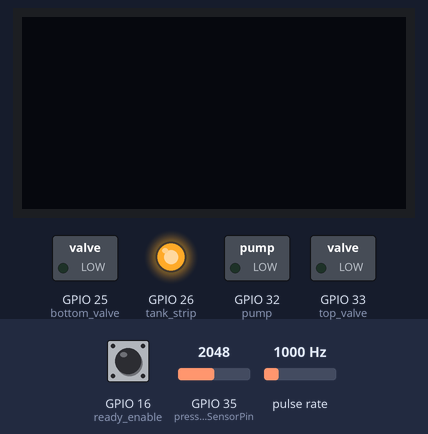
Recording of a sketch running on a simulated ESP32. Shown: 128×64 one-colour display, switched loads named in the sketch (green lamp = pin HIGH), output pins drawn as LEDs (lit = HIGH). Wiring (inferred from the names in the program): pulse sensor: data GPIO 34. The inputs (shaded band) are chosen by the test bench; at power-on: GPIO 16 (ready_enable) HIGH, GPIO 35 (pressureSensorPin) = 2048, pulse rate 1000 Hz (analog values on the 0–4095 scale). WiFi joins after 1.5 s; servers stay silent unless stated; no MQTT or app messages arrive unless stated; what the sketch prints to the serial monitor is not drawn.

Above: at 0.8 s.
0.9 s: GPIO 16 (ready_enable) pulled LOW for 3.2 s
At 4.1 s:
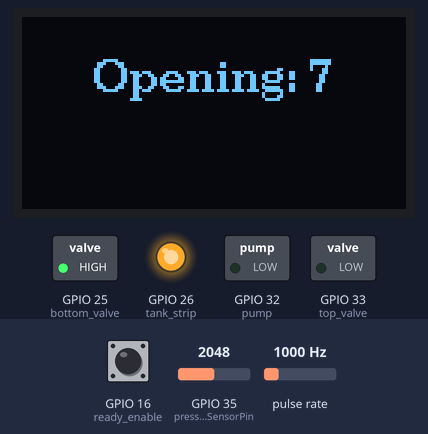
At 12.9 s:
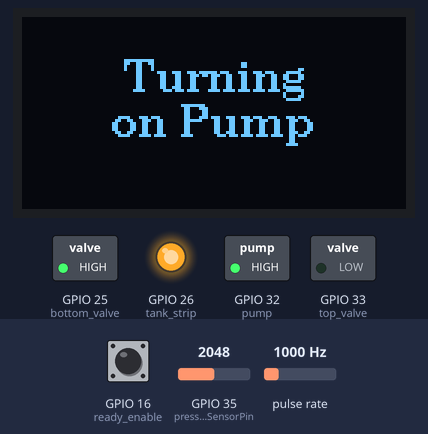
Timing chart, 0 to 28.9 s (numbered marks = the images above; inputs shaded):
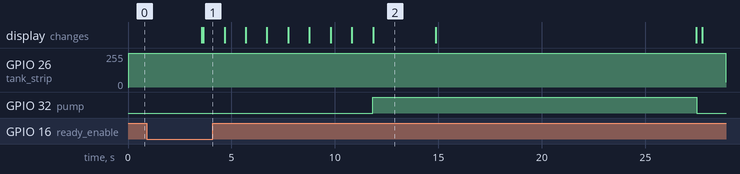

Measured:
- after the input at 0.9 s, GPIO 25 (bottom_valve): LOW → HIGH after 2.7 s; GPIO 26 (tank_strip): 255/255 → 41/255 after 28.0 s; GPIO 32 (pump): LOW → HIGH after 10.9 s, → LOW 15.7 s later; the display: first changes after 2.7 s (image 1 shows a later state)

The sketch:

mqtt_connect.ino
```cpp
#include <WiFi.h>
#include <PubSubClient.h>
#include <Wire.h>
#include <U8g2lib.h>

// =====================================================
// MQTT BROKER SETTINGS
// =====================================================
const char *mqtt_broker   = "192.168.4.2";
const char *mqtt_username = "master";
const char *mqtt_password = "masterpass";
const int   mqtt_port     = 1883;

// =====================================================
// MQTT TOPICS
// =====================================================
const char *pressure_topic   = "esp32/pressure";
const char *flow_topic       = "esp32/flow";       // Fixed: was a duplicate of pump_topic
const char *pump_topic       = "esp32/pump";
const char *topVal_topic     = "esp32/top_valve";
const char *bottomVal_topic  = "esp32/bottom_valve";
const char *ready_topic      = "system_ready";
const char *status_topic     = "system_status";
const char *override_topic   = "override_status";  // Renamed from topic_8

// =====================================================
// PIN DEFINITIONS
// =====================================================
// Outputs
const int pump         = 32;
const int top_valve    = 33;
const int bottom_valve = 25;
const int tank_strip   = 26;

// Enable switches (physical overrides)
const int pump_enable   = 19;
const int top_enable    = 18;
const int bottom_enable = 17;
const int ready_enable  = 16;

// Sensors
const int pressureSensorPin = 35;
const int flowSensorPin     = 34;

// =====================================================
// OLED DISPLAY
// =====================================================
U8G2_SSD1306_128X64_NONAME_F_HW_I2C u8g2(U8G2_R2, U8X8_PIN_NONE);

// =====================================================
// PWM CONFIG
// =====================================================
const int pwmFreq       = 5000;
const int pwmResolution = 8;    // duty cycle 0–255

// WiFi Settings
const char *ssid = "Plymouth";         // Same network as MQTT broker
const char *password = "rwee2763";
// =====================================================
// MQTT / WIFI CLIENTS
// =====================================================
WiFiClient espClient;
PubSubClient client(espClient);

// =====================================================
// FLOW SENSOR STATE
// =====================================================
volatile int pulseCount   = 0;
float flowRate            = 0;
unsigned long lastFlowUpdate = 0;

// =====================================================
// THRESHOLD STATE
// =====================================================
float current_pressure_threshold = 0;
float current_flow_threshold     = 0;
float pressure_sd                = 0;
float flow_sd                    = 0;

// =====================================================
// SYSTEM STATE & SAVED THRESHOLDS
// =====================================================
bool is_system_ready = true; // Flag to enable/disable anomaly checks
float saved_pressure_threshold = 0;
float saved_flow_threshold     = 0;
float saved_pressure_sd        = 0;
float saved_flow_sd            = 0;

// =====================================================
// LOOP TIMING
// =====================================================
unsigned long lastPressureRead    = 0;
const unsigned long pressureInterval = 500;   // ms

float current_pressure = 0;
float current_flow     = 0;


// =====================================================
// ENABLE SWITCH HELPERS
// =====================================================
bool isPumpEnableOn()   { return digitalRead(pump_enable)   == HIGH; }
bool isTopEnableOn()    { return digitalRead(top_enable)    == HIGH; }
bool isBottomEnableOn() { return digitalRead(bottom_enable) == HIGH; }
bool isReadyEnableOn()  { return digitalRead(ready_enable)  == HIGH; }


// =====================================================
// ACTUATOR HELPERS
// =====================================================
void TurnOnPump() {
    if (digitalRead(top_valve) == LOW && digitalRead(bottom_valve) == LOW) {
        displayStatus("Cannot turn", "on Pump");    // Protect pump from running dry
    } else {
        digitalWrite(pump, HIGH);
        client.publish(pump_topic, "ON");
    }
}

void TurnOffPump() {
    digitalWrite(pump, LOW);
    client.publish(pump_topic, "OFF");
}

void OpenTopValve() {
    digitalWrite(top_valve, HIGH);
    client.publish(topVal_topic, "OPEN");
}

void CloseTopValve() {
    digitalWrite(top_valve, LOW);
    client.publish(topVal_topic, "CLOSE");
}

void OpenBottomValve() {
    digitalWrite(bottom_valve, HIGH);
    client.publish(bottomVal_topic, "OPEN");
}

void CloseBottomValve() {
    digitalWrite(bottom_valve, LOW);
    client.publish(bottomVal_topic, "CLOSE");
}

void TurnOnTankStrip()  { ledcWrite(tank_strip, 255); }
void TurnOffTankStrip() { ledcWrite(tank_strip, 0);   }

void fadeTankStripOnce() {
    for (int duty = 0; duty <= 255; duty++) { ledcWrite(tank_strip, duty); delay(3); }
    for (int duty = 255; duty >= 0; duty--) { ledcWrite(tank_strip, duty); delay(3); }
}


// =====================================================
// SENSOR HELPERS
// =====================================================
void IRAM_ATTR countPulse() {
    pulseCount++;
}

// Returns pressure in PSI from the sensor voltage
// Sensor: 0.5V = 0 PSI, 4.5V = 150 PSI
float getPressure() {
    analogReadResolution(12);
    int raw     = analogRead(pressureSensorPin);
    float volts = (raw / 4095.0) * 3.3;
    float psi   = (volts - 0.5) / 4.0 * 150.0;
    return max(psi, 0.0f);   // clamp negatives from noise
}

float getFlow() {
    return flowRate;
}

// Call frequently in loop; updates flowRate once per second
void updateFlow() {
    unsigned long now     = millis();
    unsigned long elapsed = now - lastFlowUpdate;

    if (elapsed >= 1000) {
        noInterrupts();
        int count  = pulseCount;
        pulseCount = 0;
        interrupts();

        float frequency = (count * 1000.0) / elapsed;  // pulses/sec
        flowRate        = frequency / 7.5;              // L/min
        lastFlowUpdate  = now;
    }
}


// =====================================================
// DISPLAY HELPERS
// =====================================================
void drawCenteredText(const char* text, int y) {
    int w = u8g2.getStrWidth(text);
    int x = (128 - w) / 2;
    u8g2.drawStr(x, y, text);
}

void displayStatus(const char* line1, const char* line2) {
    u8g2.clearBuffer();
    u8g2.setFont(u8g2_font_ncenB10_tr);
    drawCenteredText(line1, 25);
    drawCenteredText(line2, 40);
    u8g2.sendBuffer();
}

void displayPressureAndFlow(float psi, float flow, float Pthreshold, float Fthreshold) {
    char psiStr[10], flowStr[10], line1[30], line2[30], buffer[50];

    dtostrf(psi,  4, 2, psiStr);
    dtostrf(flow, 4, 2, flowStr);
    sprintf(line1, "%s PSI",   psiStr);
    sprintf(line2, "%s L/min", flowStr);

    u8g2.clearBuffer();
    u8g2.setFont(u8g2_font_ncenB10_tr);
    drawCenteredText(line1, 15);
    drawCenteredText(line2, 40);

    snprintf(buffer, sizeof(buffer), "P:%.2f  F:%.2f", Pthreshold, Fthreshold);
    u8g2.setFont(u8g2_font_5x8_tr);
    drawCenteredText(buffer, 62);

    u8g2.sendBuffer();
}


// =====================================================
// MQTT HELPERS
// =====================================================
void callback(char *topic, byte *payload, unsigned int length) {
    char msg[length + 1];
    for (unsigned int i = 0; i < length; i++) msg[i] = (char)payload[i];
    msg[length] = '\0';

    Serial.print("Message received on ");
    Serial.print(topic);
    Serial.print(": ");
    Serial.println(msg);

    if(strcmp(topic, topVal_topic)==0){
        if(strcmp(msg, "OPEN")== 0){
            OpenTopValve();
            CloseBottomValve();

        }
        else if(strcmp(msg, "CLOSE")==0){
            OpenBottomValve();
            CloseTopValve();
        }
    }

    if (strcmp(topic, pump_topic)==0){
        if(strcmp(msg, "ON")== 0){
            TurnOnPump();
        }
        else if(strcmp(msg, "OFF")==0){
            TurnOffPump();
        }
    }

    if (strcmp(topic, ready_topic) == 0) {
        if (strcmp(msg, "PAUSE") == 0) {
            is_system_ready = false;
            // Save the current thresholds and standard deviations
            saved_pressure_threshold = current_pressure_threshold;
            saved_flow_threshold     = current_flow_threshold;
            saved_pressure_sd        = pressure_sd;
            saved_flow_sd            = flow_sd;

            Serial.println("System PAUSED. Thresholds saved.");
            displayStatus("System", "Paused");
        }
        else if (strcmp(msg, "RESUME") == 0) {
            is_system_ready = true;
            // Restore the saved thresholds
            current_pressure_threshold = saved_pressure_threshold;
            current_flow_threshold     = saved_flow_threshold;
            pressure_sd                = saved_pressure_sd;
            flow_sd                    = saved_flow_sd;

            Serial.println("System RESUMED. Thresholds restored.");
            displayStatus("System", "Resumed");
        }
    }
}
void ConnectWiFi() {
    WiFi.mode(WIFI_STA);
    WiFi.begin(ssid, password);
    Serial.print("Connecting to WiFi");
    while (WiFi.status() != WL_CONNECTED) {
        delay(500);
        Serial.print(".");
    }
    Serial.println("\nWiFi Connected!");
    Serial.print("IP Address: ");
    Serial.println(WiFi.localIP());
}

void SetupMQTT() {
    // Serial.println("\n=== Starting ESP32 as Access Point ===");
    // WiFi.softAP("ESP32_Broker", "12345678");
    // Serial.print("AP IP Address: ");
    // Serial.println(WiFi.softAPIP());

    ConnectWiFi();

    client.setServer(mqtt_broker, mqtt_port);
    client.setCallback(callback);
}

void ConnectMQTT() {
    while (!client.connected() && !isReadyEnableOn()) {
        String client_id = "esp32-client-" + String(WiFi.macAddress());
        Serial.printf("Connecting to MQTT as %s...\n", client_id.c_str());
        displayStatus("Connecting", "to MQTT");

        if (client.connect(client_id.c_str(), mqtt_username, mqtt_password)) {
            Serial.println("MQTT Connected!");
            client.publish(ready_topic, "YES");
            client.subscribe(pump_topic);
            client.subscribe(flow_topic);
            client.subscribe(topVal_topic);
            client.subscribe(bottomVal_topic);
            client.subscribe(ready_topic);
        } else {
            Serial.print("Failed, rc=");
            Serial.print(client.state());
            Serial.println(" — retrying in 5s");

            // Wait 5 s but bail early if ready switch is flipped
            for (int i = 0; i < 5000; i++) {
                delay(1);
                if (isReadyEnableOn()) return;
            }
        }
    }
}


// =====================================================
// THRESHOLD CALCULATION
// =====================================================
void CalculateThresholds(int valuesPerSecond, int seconds) {
    // Reset flow counter before sampling
    lastFlowUpdate = millis();
    noInterrupts();
    pulseCount = 0;
    interrupts();

    int totalCalculations = valuesPerSecond * seconds;
    int delayPerSample    = 1000 / valuesPerSecond;

    // Cap array size so we don't overflow the stack
    const int MAX_SAMPLES = 100;
    totalCalculations = min(totalCalculations, MAX_SAMPLES);

    float pressure_data[MAX_SAMPLES] = {};
    float flow_data[MAX_SAMPLES]     = {};

    float PressureSum = 0;
    float FlowSum     = 0;
    int   flowSamples = 0;

    unsigned long lastFlowSample = millis();
    int animation_counter        = 0;
    const char* animations[]     = { "", ".", "..", "..." };

    for (int i = 0; i < totalCalculations; i++) {
        updateFlow();

        // char buffer[30];
        // snprintf(buffer, sizeof(buffer), "Thresholds %s", animations[animation_counter]);
        // animation_counter = (animation_counter + 1) % 4;

        // Pressure sample (fast)
        pressure_data[i]  = getPressure();
        PressureSum       += pressure_data[i];

        displayStatus("Calc. Threshold", String(pressure_data [i]).c_str());


        // Flow sample (only once per second)
        unsigned long now = millis();
        if (now - lastFlowSample >= 1000) {
            lastFlowSample    = now;
            flow_data[flowSamples]      = getFlow();
            FlowSum           += flow_data[flowSamples];
            flowSamples++;
        }

        delay(delayPerSample);
    }

    // Averages
    current_pressure_threshold = PressureSum / totalCalculations;
    current_flow_threshold     = (flowSamples > 0) ? FlowSum / flowSamples : 0;

    // Standard deviations
    float pressure_sd_sum = 0;
    float flow_sd_sum     = 0;
    for (int i = 0; i < totalCalculations; i++) {
        pressure_sd_sum += pow(current_pressure_threshold - pressure_data[i], 2);
    }
    for (int i = 0; i < flowSamples; i++) {
        flow_sd_sum += pow(current_flow_threshold - flow_data[i], 2);
    }
    pressure_sd = sqrt(pressure_sd_sum / totalCalculations);
    flow_sd     = (flowSamples > 0) ? sqrt(flow_sd_sum / flowSamples) : 0;

    Serial.printf("Pressure threshold: %.2f ± %.2f PSI\n",  current_pressure_threshold, pressure_sd);
    Serial.printf("Flow threshold:     %.2f ± %.2f L/min\n", current_flow_threshold,     flow_sd);
}


// =====================================================
// SETUP
// =====================================================
void setup() {
    Serial.begin(115200);

    // Pin modes
    pinMode(pump,         OUTPUT);
    pinMode(top_valve,    OUTPUT);
    pinMode(bottom_valve, OUTPUT);
    pinMode(tank_strip,   OUTPUT);

    pinMode(pump_enable,   INPUT_PULLUP);
    pinMode(top_enable,    INPUT_PULLUP);
    pinMode(bottom_enable, INPUT_PULLUP);
    pinMode(ready_enable,  INPUT_PULLUP);

    pinMode(pressureSensorPin, INPUT);
    pinMode(flowSensorPin,     INPUT);
    attachInterrupt(digitalPinToInterrupt(flowSensorPin), countPulse, RISING);
    lastFlowUpdate = millis();

    // PWM for LED strip
    ledcAttach(tank_strip, pwmFreq, pwmResolution);
    TurnOffTankStrip();

    // Display + OLED
    Wire.begin(21, 22);
    u8g2.begin();
    TurnOnTankStrip();
    delay(2000);

    // State 1-2: MQTT setup and connect
    SetupMQTT();
    ConnectMQTT();

    // State 3: Wait for user to flip ready switch off before continuing
    while (isReadyEnableOn()) {
        displayStatus("Flip Switch 4", "to continue");
    }

    // State 4: Open bottom valve, wait for water to settle
    OpenBottomValve();
    for (int i = 7; i >= 0; i--) {
        char buffer[32];
        sprintf(buffer, "Opening: %d", i);
        displayStatus(buffer, "");
        delay(1000);
    }

    // State 5: Start pump, calibrate thresholds
    TurnOnPump();
    displayStatus("Turning", "on Pump");
    delay(3000);

    CalculateThresholds(10, 10);
    client.publish(ready_topic, "YES");
}


// =====================================================
// LOOP
// =====================================================
void loop() {
    if (!client.connected()) ConnectMQTT();
    client.loop();

    updateFlow();

    unsigned long now = millis();

    if (now - lastPressureRead >= pressureInterval) {
        lastPressureRead = now;
        current_pressure = getPressure();
        current_flow     = getFlow();

        Serial.printf("Pressure: %.2f PSI  |  Flow: %.2f L/min\n", current_pressure, current_flow);
    }

    // Format and publish sensor readings
    char Pressuremsg[10], Flowmsg[10];
    dtostrf(current_pressure, 4, 2, Pressuremsg);
    dtostrf(current_flow,     4, 2, Flowmsg);
    client.publish(pressure_topic, Pressuremsg);
    client.publish(flow_topic,     Flowmsg);     // Fixed: was publishing to pump_topic

    displayPressureAndFlow(current_pressure, current_flow, current_pressure_threshold, current_flow_threshold);

    // --- Anomaly detection ---
    if(is_system_ready){
        // Leak: pressure or flow dropped below threshold
        if (current_pressure <= (current_pressure_threshold - pressure_sd) ||
            current_flow     <= (current_flow_threshold     - flow_sd)) {

            client.publish(status_topic, "LEAK");
            displayStatus("Leak Detected", "");
            TurnOffPump();
            for (int i = 0; i < 2; i++) fadeTankStripOnce();

            while (!isReadyEnableOn()) displayStatus("Toggle Switch 4", "to reset");
            while ( isReadyEnableOn()) displayStatus("Toggle Switch 4", "to reset");

            TurnOnPump();
            TurnOnTankStrip();
            displayStatus("Turning", "on Pump");
            delay(3000);
            CalculateThresholds(10, 10);
            client.publish(ready_topic, "YES");
        }

        // Blockage: pressure too high (check before critical to keep correct ordering)
        else if (current_pressure >= (current_pressure_threshold + pressure_sd) ||
                 current_flow     >= (current_flow_threshold     + flow_sd)){

            client.publish(status_topic, "BLOCK");
            displayStatus("Blockage", "Detected");

            OpenTopValve();
            for (int i = 0; i < 2; i++) {
                fadeTankStripOnce();
                displayStatus("Rerouting Water", "");
            }
            TurnOnTankStrip();
            CloseBottomValve();

            while (!isReadyEnableOn()) displayStatus("Toggle Switch 4", "to reset");
            while ( isReadyEnableOn()) { displayStatus("Toggle Switch 4", "to reset"); TurnOffPump(); }

            OpenBottomValve();
            CloseTopValve();
            for (int i = 7; i >= 0; i--) {
                char buffer[32];
                sprintf(buffer, "Resetting: %d", i);
                displayStatus(buffer, "");
                delay(1000);
            }
            TurnOnPump();
            CalculateThresholds(10, 10);
            client.publish(ready_topic, "YES");
        }
    }
}
```
